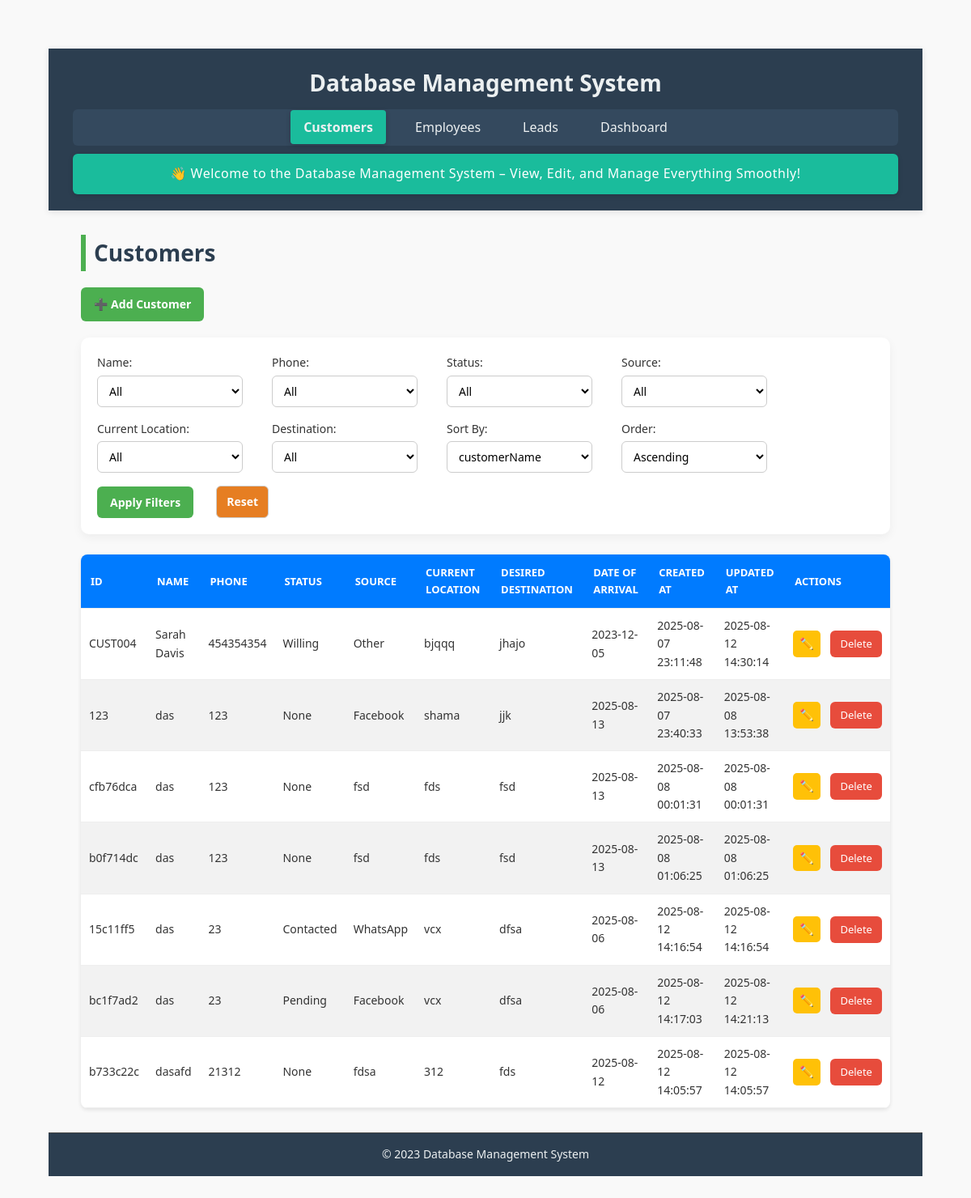
Page /customers on the committed database.
### tables this page shows
CREATE TABLE customers (
    customerId TEXT PRIMARY KEY,
    customerName TEXT NOT NULL,
    phone TEXT NOT NULL,
    source TEXT NOT NULL,
    currentLocation TEXT NOT NULL,
    desiredDestination TEXT NOT NULL,
    dateOfArrival TEXT,
    createdAt TEXT DEFAULT CURRENT_TIMESTAMP,
    updatedAt TEXT DEFAULT CURRENT_TIMESTAMP
, status TEXT);

### app.py (the view)
@app.route('/customers')
def customers():
    filters = {
        "customerName": request.args.get("name", ""),
        "phone": request.args.get("phone", ""),
        "source": request.args.get("source", ""),
        "currentLocation": request.args.get("currentLocation", ""),
        "desiredDestination": request.args.get("desiredDestination", "")
    }
    sort_by = request.args.get("sort_by", "customerName")
    sort_order = request.args.get("sort_order", "asc")
    query = "SELECT * FROM customers WHERE 1=1"
    params = []
    for col, val in filters.items():
        if val:
            query += f" AND {col} = ?"
            params.append(val)
    query += f" ORDER BY {sort_by} {sort_order.upper()}"
    with closing(get_db_connection()) as conn:
        with closing(conn.cursor()) as cursor:
            cursor.execute(query, params)
            customers = cursor.fetchall()
            column_values = {}
            for col in filters:
                cursor.execute(f"SELECT DISTINCT {col} FROM customers ORDER BY {col}")
                column_values[col] = [row[0] for row in cursor.fetchall() if row[0]]
    return render_template("customers.html",
                         customers=customers,
                         filters=filters,
                         sort_by=sort_by,
                         sort_order=sort_order,
                         column_values=column_values)

### app.py (called while the page is built)
def get_db_connection():
    conn = sqlite3.connect(DATABASE, timeout=10)
    conn.row_factory = sqlite3.Row
    conn.execute("PRAGMA journal_mode=WAL")
    return conn

### templates/customers.html (shortened to what this page needs)
{% extends "base.html" %}
{% block content %}
<h2>Customers</h2>
<div class="button-group">
    <a href="{{ url_for('add_customer') }}" class="btn">➕ Add Customer</a>
</div>
<form method="GET" action="{{ url_for('customers') }}" class="filter-form">
    <label>Name:
        <select name="customerName">
            <option value="">All</option>
        </select>
    </label>
    <label>Phone:
        <select name="phone">
            <option value="">All</option>
        </select>
    </label>
    <label>Status:
        <select name="status">
            <option value="">All</option>
        </select>
    </label>
    <label>Source:
        <select name="source">
            <option value="">All</option>
        </select>
    </label>
    <label>Current Location:
        <select name="currentLocation">
            <option value="">All</option>
        </select>
    </label>
    <label>Destination:
        <select name="desiredDestination">
            <option value="">All</option>
        </select>
    </label>
    <label>Sort By:
        <select name="sort_by">
            {% for col in ['customerId', 'customerName', 'phone', 'status', 'source', 'currentLocation', 'desiredDestination', 'dateOfArrival', 'createdAt', 'updatedAt'] %}
            <option value="{{ col }}" {% if sort_by == col %}selected{% endif %}>{{ col }}</option>
            {% endfor %}
        </select>
    </label>
    <label>Order:
        <select name="sort_order">
            <option value="asc" {% if sort_order == 'asc' %}selected{% endif %}>Ascending</option>
        </select>
    </label>
    <button type="submit" class="btn">Apply Filters</button>
    <a href="{{ url_for('customers') }}" class="btn danger">Reset</a>
</form>
<table>
    <thead>
        <tr>
            <th>ID</th>
            <th>Name</th>
            <th>Phone</th>
            <th>Status</th>
            <th>Source</th>
            <th>Current Location</th>
            <th>Desired Destination</th>
            <th>Date of Arrival</th>
            <th>Created At</th>
            <th>Updated At</th>
            <th>Actions</th>
        </tr>
    </thead>
    <tbody>
        {% for customer in customers %}
        <tr>
            <td>{{ customer.customerId }}</td>
            <td>{{ customer.customerName }}</td>
            <td>{{ customer.phone }}</td>
            <td>{{ customer.status }}</td>
            <td>{{ customer.source }}</td>
            <td>{{ customer.currentLocation }}</td>
            <td>{{ customer.desiredDestination }}</td>
            <td>{{ customer.dateOfArrival or '' }}</td>
            <td>{{ customer.createdAt }}</td>
            <td>{{ customer.updatedAt }}</td>
            <td>
                <a href="{{ url_for('edit_customer', customer_id=customer.customerId) }}" class="btn small">✏️</a>
                <a href="{{ url_for('delete_customer', customer_id=customer.customerId) }}" class="btn-delete"
                    onclick="return confirm('Are you sure you want to delete this customer?');">Delete</a>
            </td>
        </tr>
        {% endfor %}
    </tbody>
</table>
{% endblock %}

### static/style.css (style rules this page uses)
* { margin: 0; padding: 0; box-sizing: border-box; }
body { font-family: 'Segoe UI', Tahoma, Geneva, Verdana, sans-serif; line-height: 1.6; background-color: #f8f9fa; color: #333; min-height: 100vh; display: flex; flex-direction: column; }

### static/customers.css (style rules this page uses)
* { box-sizing: border-box; margin: 0; padding: 0; font-family: 'Segoe UI', Tahoma, Geneva, Verdana, sans-serif; }
body { background: #f6f9fc; color: #333; padding: 40px; }
h2 { margin-bottom: 25px; font-size: 28px; color: #222; border-left: 6px solid #4CAF50; padding-left: 10px; }
.button-group { margin-bottom: 20px; }
.btn { display: inline-block; background-color: #4CAF50; color: white; padding: 10px 16px; text-decoration: none; border-radius: 6px; margin-right: 12px; font-size: 14px; font-weight: 600; transition: background-color 0.3s, transform 0.2s; border: none; cursor: pointer; }
.btn.small { padding: 6px 10px; font-size: 13px; background-color: #3498db; }
.btn-delete { display: inline-block; background-color: #e74c3c; color: white; padding: 6px 12px; text-decoration: none; border-radius: 6px; font-size: 13px; margin-left: 5px; transition: background-color 0.3s, transform 0.2s; }
.btn.danger { background-color: #e67e22; }
.filter-form { background-color: #ffffff; padding: 20px; margin-bottom: 25px; border-radius: 10px; box-shadow: 0 4px 12px rgba(0,0,0,0.05); display: flex; flex-wrap: wrap; gap: 16px; }
.filter-form label { display: flex; flex-direction: column; font-size: 14px; font-weight: 500; color: #333; margin-right: 20px; }
.filter-form select { padding: 8px 10px; font-size: 14px; margin-top: 4px; border: 1px solid #ccc; border-radius: 6px; background-color: #fff; width: 180px; }
.filter-form button { align-self: flex-end; }
table { width: 100%; border-collapse: collapse; background: #fff; box-shadow: 0 4px 10px rgba(0,0,0,0.05); border-radius: 10px; overflow: hidden; }
thead { background-color: #4CAF50; color: white; }
th, td { padding: 12px 15px; text-align: left; font-size: 14px; border-bottom: 1px solid #eee; }
th { font-weight: 600; text-transform: uppercase; font-size: 13px; }
td:last-child { white-space: nowrap; }

### static/employees.css (style rules this page uses)
body { font-family: Arial, sans-serif; background-color: #f9f9f9; margin: 20px; color: #333; }
h2 { color: #2c3e50; margin-bottom: 20px; }
form { display: flex; flex-wrap: wrap; gap: 15px; align-items: center; background-color: #ffffff; padding: 15px; border-radius: 8px; box-shadow: 0 2px 4px rgba(0,0,0,0.1); margin-bottom: 20px; }
form label { margin-right: 5px; font-weight: bold; }
form select, form button, form a.btn { padding: 8px 12px; font-size: 14px; border: 1px solid #ccc; border-radius: 6px; background-color: white; transition: 0.3s ease; }
form button { background-color: #007BFF; color: white; border: none; cursor: pointer; }
form a.btn { text-decoration: none; background-color: #28a745; color: white; }
table { width: 100%; border-collapse: collapse; background-color: #ffffff; border-radius: 8px; overflow: hidden; box-shadow: 0 2px 5px rgba(0,0,0,0.1); }
thead { background-color: #007BFF; color: white; }
thead th { padding: 12px; text-align: left; font-weight: bold; }
tbody tr { border-bottom: 1px solid #ddd; }
tbody tr:nth-child(even) { background-color: #f2f2f2; }
tbody td { padding: 10px; }
.btn.small { padding: 5px 8px; margin-right: 4px; background-color: #ffc107; color: black; border: none; border-radius: 5px; text-decoration: none; font-size: 14px; transition: background-color 0.3s ease; }

### rows in the picture
customers: customerId "CUST004", customerName "Sarah Davis", phone "454354354", status "Willing", source "Other", currentLocation "bjqqq", desiredDestination "jhajo", dateOfArrival "2023-12-05", createdAt "2025-08-07 23:11:48", updatedAt "2025-08-12 14:30:14"
customers: customerId "123", customerName "das", phone "123", status "None", source "Facebook", currentLocation "shama", desiredDestination "jjk", dateOfArrival "2025-08-13", createdAt "2025-08-07 23:40:33", updatedAt "2025-08-08 13:53:38"
customers: customerId "cfb76dca", customerName "das", phone "123", status "None", source "fsd", currentLocation "fds", desiredDestination "fsd", dateOfArrival "2025-08-13", createdAt "2025-08-08 00:01:31", updatedAt "2025-08-08 00:01:31"
customers: customerId "b0f714dc", customerName "das", phone "123", status "None", source "fsd", currentLocation "fds", desiredDestination "fsd", dateOfArrival "2025-08-13", createdAt "2025-08-08 01:06:25", updatedAt "2025-08-08 01:06:25"
customers: customerId "15c11ff5", customerName "das", phone "23", status "Contacted", source "WhatsApp", currentLocation "vcx", desiredDestination "dfsa", dateOfArrival "2025-08-06", createdAt "2025-08-12 14:16:54", updatedAt "2025-08-12 14:16:54"
customers: customerId "bc1f7ad2", customerName "das", phone "23", status "Pending", source "Facebook", currentLocation "vcx", desiredDestination "dfsa", dateOfArrival "2025-08-06", createdAt "2025-08-12 14:17:03", updatedAt "2025-08-12 14:21:13"
customers: customerId "b733c22c", customerName "dasafd", phone "21312", status "None", source "fdsa", currentLocation "312", desiredDestination "fds", dateOfArrival "2025-08-12", createdAt "2025-08-12 14:05:57", updatedAt "2025-08-12 14:05:57"

### other values in the picture
form field sort_by "customerName"
